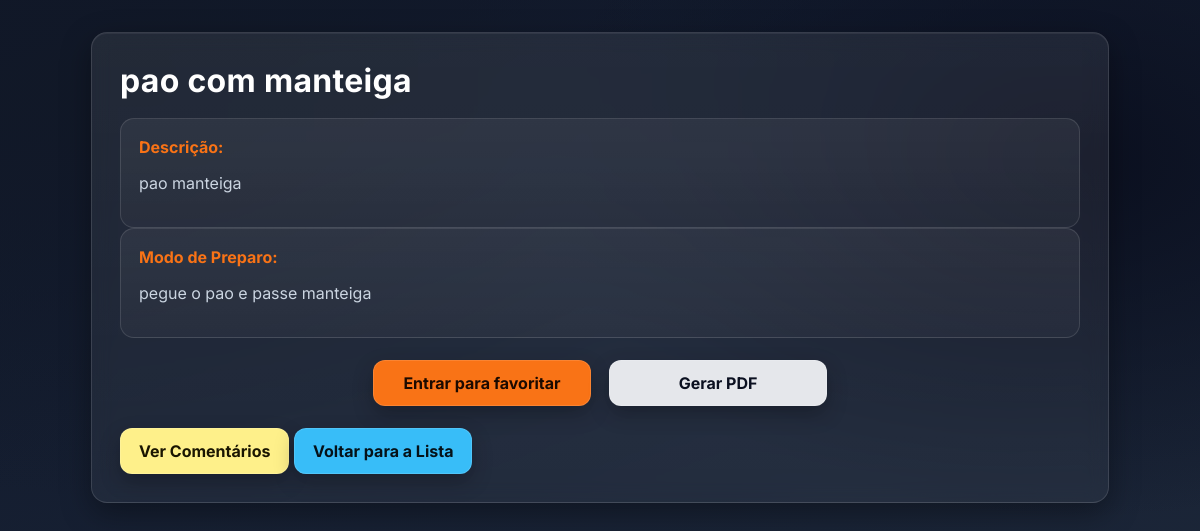
/receita/1, run on an earlier commit of the app's database.
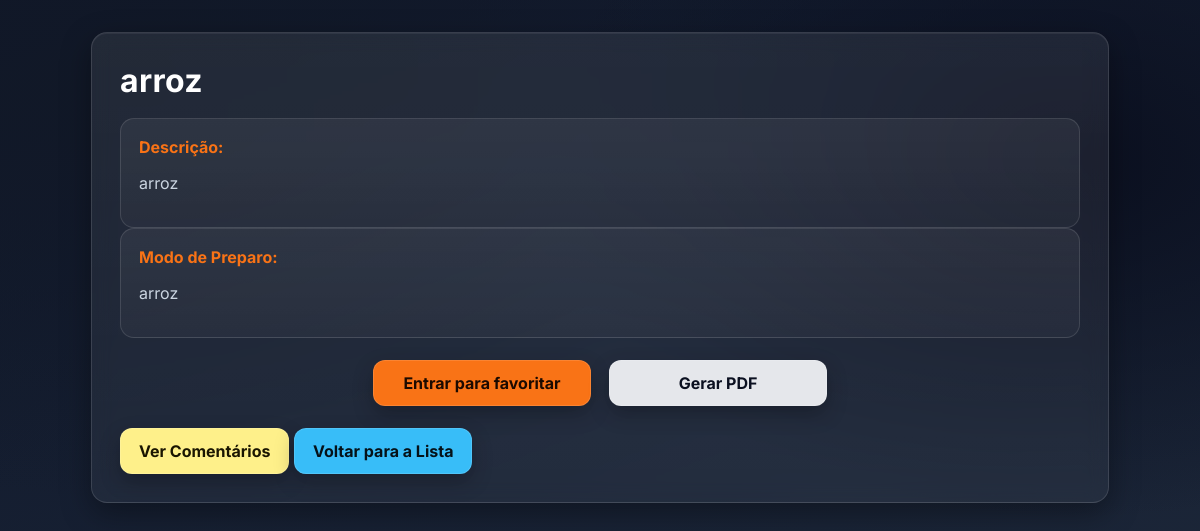
And on a later commit of the database.
### models.py (models this page shows)
class Receita(db.Model):
    id = db.Column(db.Integer, primary_key=True)
    titulo = db.Column(db.String(100), nullable=False)
    descricao = db.Column(db.Text)
    modo_preparo = db.Column(db.Text)
    imagem = db.Column(db.String(255), nullable=True) # Campo para a imagem
    data_postagem = db.Column(db.DateTime, default=datetime.utcnow)
    usuario_id = db.Column(db.Integer, db.ForeignKey('usuario.id'), nullable=False)
    usuario = db.relationship('Usuario', backref=db.backref('receitas', lazy=True))

### app.py (the view)
@app.route('/receita/<int:id>')
def receita_detail(id):
    receita = Receita.query.get_or_404(id)
    current_user_id = session.get('user_id')
    is_owner = current_user_id == receita.usuario_id if current_user_id else False
    return render_template('recipe_detail.html', receita=receita, current_user_id=current_user_id, is_owner=is_owner)

### templates/recipe_detail.html (shortened to what this page needs)
<!DOCTYPE html>
<html>
<head>
    <link rel="stylesheet" href="{{ url_for('static', filename='style.css') }}">
</head>
<body>
    <div class="container recipe-detail">
        <h1>{{ receita.titulo }}</h1>
        <div class="recipe-section-box">
            <strong>Descrição:</strong>
            <p>{{ receita.descricao }}</p>
        </div>
        <div class="recipe-section-box">
            <strong>Modo de Preparo:</strong>
            <p>{{ receita.modo_preparo }}</p>
        </div>
        <div class="recipe-actions">
            {% if current_user_id %}
                {% set favorito = receita.favoritado_por | selectattr('usuario_id', '==', current_user_id) | list %}
                {% if favorito %}
                    <form method="POST" action="{{ url_for('remover_favorito', receita_id=receita.id) }}" style="display:inline;">
                        <button type="submit" class="button-link favorite-button favorited">Remover dos Favoritos</button>
                    </form>
                {% else %}
                    <form method="POST" action="{{ url_for('adicionar_favorito', receita_id=receita.id) }}" style="display:inline;">
                        <button type="submit" class="button-link favorite-button">Adicionar aos Favoritos</button>
                    </form>
                {% endif %}
            {% else %}
                <a href="{{ url_for('login') }}" class="button-link favorite-button">Entrar para favoritar</a>
            {% endif %}
            <a href="{{ url_for('gerar_pdf', receita_id=receita.id) }}" class="button-link pdf-button">Gerar PDF</a>
        </div>
        <a href="{{ url_for('comentarios', receita_id=receita.id) }}" class="button-link comments-button">Ver Comentários</a>
        <a href="{{ url_for('index') }}" class="button-link back-button">Voltar para a Lista</a>
    </div>
</body>
</html>

What changed in the data, as far as the page shows it:
changed Receita: titulo "pao com manteiga" → "arroz"; descricao "pao manteiga" → "arroz"; modo_preparo "pegue o pao e passe manteiga" → "arroz"
